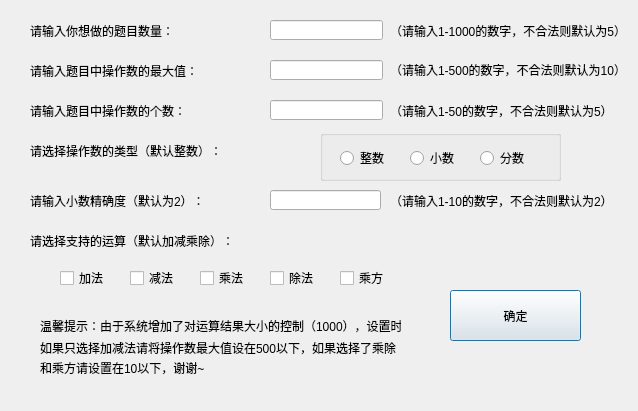
<?xml version="1.0" encoding="UTF-8"?>
<ui version="4.0">
 <class>Setting</class>
 <widget class="QDialog" name="Setting">
  <property name="geometry">
   <rect>
    <x>0</x>
    <y>0</y>
    <width>638</width>
    <height>411</height>
   </rect>
  </property>
  <property name="windowTitle">
   <string>Dialog</string>
  </property>
  <widget class="QLabel" name="label_2">
   <property name="geometry">
    <rect>
     <x>30</x>
     <y>60</y>
     <width>221</width>
     <height>21</height>
    </rect>
   </property>
   <property name="styleSheet">
    <string notr="true">font: 12pt &quot;Adobe Devanagari&quot;;</string>
   </property>
   <property name="text">
    <string>请输入题目中操作数的最大值：</string>
   </property>
  </widget>
  <widget class="QLabel" name="label_3">
   <property name="geometry">
    <rect>
     <x>30</x>
     <y>100</y>
     <width>211</width>
     <height>21</height>
    </rect>
   </property>
   <property name="styleSheet">
    <string notr="true">font: 12pt &quot;Adobe Devanagari&quot;;</string>
   </property>
   <property name="text">
    <string>请输入题目中操作数的个数：</string>
   </property>
  </widget>
  <widget class="QLineEdit" name="lineEdit_2">
   <property name="geometry">
    <rect>
     <x>270</x>
     <y>60</y>
     <width>113</width>
     <height>20</height>
    </rect>
   </property>
  </widget>
  <widget class="QLineEdit" name="lineEdit">
   <property name="geometry">
    <rect>
     <x>270</x>
     <y>20</y>
     <width>113</width>
     <height>20</height>
    </rect>
   </property>
  </widget>
  <widget class="QLabel" name="label_8">
   <property name="geometry">
    <rect>
     <x>390</x>
     <y>60</y>
     <width>241</width>
     <height>20</height>
    </rect>
   </property>
   <property name="text">
    <string>（请输入1-500的数字，不合法则默认为10）</string>
   </property>
  </widget>
  <widget class="QLineEdit" name="lineEdit_5">
   <property name="geometry">
    <rect>
     <x>270</x>
     <y>190</y>
     <width>111</width>
     <height>20</height>
    </rect>
   </property>
  </widget>
  <widget class="QCheckBox" name="checkBox_2">
   <property name="geometry">
    <rect>
     <x>130</x>
     <y>270</y>
     <width>71</width>
     <height>16</height>
    </rect>
   </property>
   <property name="text">
    <string>减法</string>
   </property>
  </widget>
  <widget class="QCheckBox" name="checkBox_3">
   <property name="geometry">
    <rect>
     <x>200</x>
     <y>270</y>
     <width>71</width>
     <height>16</height>
    </rect>
   </property>
   <property name="text">
    <string>乘法</string>
   </property>
  </widget>
  <widget class="QCheckBox" name="checkBox_4">
   <property name="geometry">
    <rect>
     <x>270</x>
     <y>270</y>
     <width>71</width>
     <height>16</height>
    </rect>
   </property>
   <property name="text">
    <string>除法</string>
   </property>
  </widget>
  <widget class="QLabel" name="label">
   <property name="geometry">
    <rect>
     <x>30</x>
     <y>20</y>
     <width>191</width>
     <height>21</height>
    </rect>
   </property>
   <property name="styleSheet">
    <string notr="true">font: 12pt &quot;Adobe Devanagari&quot;;</string>
   </property>
   <property name="text">
    <string>请输入你想做的题目数量：</string>
   </property>
  </widget>
  <widget class="QLabel" name="label_5">
   <property name="geometry">
    <rect>
     <x>30</x>
     <y>190</y>
     <width>241</width>
     <height>21</height>
    </rect>
   </property>
   <property name="styleSheet">
    <string notr="true">font: 12pt &quot;Adobe Devanagari&quot;;</string>
   </property>
   <property name="text">
    <string>请输入小数精确度（默认为2）：</string>
   </property>
  </widget>
  <widget class="QLabel" name="label_6">
   <property name="geometry">
    <rect>
     <x>30</x>
     <y>230</y>
     <width>261</width>
     <height>21</height>
    </rect>
   </property>
   <property name="styleSheet">
    <string notr="true">font: 12pt &quot;Adobe Devanagari&quot;;</string>
   </property>
   <property name="text">
    <string>请选择支持的运算（默认加减乘除）：</string>
   </property>
  </widget>
  <widget class="QLineEdit" name="lineEdit_3">
   <property name="geometry">
    <rect>
     <x>270</x>
     <y>100</y>
     <width>113</width>
     <height>20</height>
    </rect>
   </property>
  </widget>
  <widget class="QCheckBox" name="checkBox_5">
   <property name="geometry">
    <rect>
     <x>340</x>
     <y>270</y>
     <width>71</width>
     <height>16</height>
    </rect>
   </property>
   <property name="text">
    <string>乘方</string>
   </property>
  </widget>
  <widget class="QLabel" name="label_7">
   <property name="geometry">
    <rect>
     <x>390</x>
     <y>20</y>
     <width>241</width>
     <height>21</height>
    </rect>
   </property>
   <property name="text">
    <string>（请输入1-1000的数字，不合法则默认为5）</string>
   </property>
  </widget>
  <widget class="QCheckBox" name="checkBox">
   <property name="geometry">
    <rect>
     <x>60</x>
     <y>270</y>
     <width>71</width>
     <height>16</height>
    </rect>
   </property>
   <property name="text">
    <string>加法</string>
   </property>
  </widget>
  <widget class="QLabel" name="label_4">
   <property name="geometry">
    <rect>
     <x>30</x>
     <y>140</y>
     <width>261</width>
     <height>21</height>
    </rect>
   </property>
   <property name="styleSheet">
    <string notr="true">font: 12pt &quot;Adobe Devanagari&quot;;</string>
   </property>
   <property name="text">
    <string>请选择操作数的类型（默认整数）：</string>
   </property>
  </widget>
  <widget class="QLabel" name="label_9">
   <property name="geometry">
    <rect>
     <x>390</x>
     <y>100</y>
     <width>231</width>
     <height>21</height>
    </rect>
   </property>
   <property name="text">
    <string>（请输入1-50的数字，不合法则默认为5）</string>
   </property>
  </widget>
  <widget class="QPushButton" name="pushButton">
   <property name="geometry">
    <rect>
     <x>450</x>
     <y>290</y>
     <width>131</width>
     <height>51</height>
    </rect>
   </property>
   <property name="styleSheet">
    <string notr="true">font: 12pt &quot;Adobe Devanagari&quot;;</string>
   </property>
   <property name="text">
    <string>确定</string>
   </property>
  </widget>
  <widget class="QGroupBox" name="groupBox">
   <property name="geometry">
    <rect>
     <x>320</x>
     <y>130</y>
     <width>241</width>
     <height>51</height>
    </rect>
   </property>
   <property name="title">
    <string/>
   </property>
   <widget class="QRadioButton" name="radioButton">
    <property name="geometry">
     <rect>
      <x>20</x>
      <y>20</y>
      <width>89</width>
      <height>16</height>
     </rect>
    </property>
    <property name="text">
     <string>整数</string>
    </property>
   </widget>
   <widget class="QRadioButton" name="radioButton_1">
    <property name="geometry">
     <rect>
      <x>90</x>
      <y>20</y>
      <width>89</width>
      <height>16</height>
     </rect>
    </property>
    <property name="text">
     <string>小数</string>
    </property>
   </widget>
   <widget class="QRadioButton" name="radioButton_2">
    <property name="geometry">
     <rect>
      <x>160</x>
      <y>20</y>
      <width>89</width>
      <height>16</height>
     </rect>
    </property>
    <property name="text">
     <string>分数</string>
    </property>
   </widget>
  </widget>
  <widget class="QLabel" name="label_10">
   <property name="geometry">
    <rect>
     <x>390</x>
     <y>190</y>
     <width>231</width>
     <height>21</height>
    </rect>
   </property>
   <property name="text">
    <string>（请输入1-10的数字，不合法则默认为2）</string>
   </property>
  </widget>
  <widget class="QWidget" name="widget" native="true">
   <property name="geometry">
    <rect>
     <x>40</x>
     <y>310</y>
     <width>361</width>
     <height>80</height>
    </rect>
   </property>
   <widget class="QLabel" name="label_11">
    <property name="geometry">
     <rect>
      <x>0</x>
      <y>0</y>
      <width>391</width>
      <height>31</height>
     </rect>
    </property>
    <property name="text">
     <string>温馨提示：由于系统增加了对运算结果大小的控制（1000），设置时</string>
    </property>
   </widget>
   <widget class="QLabel" name="label_12">
    <property name="geometry">
     <rect>
      <x>0</x>
      <y>30</y>
      <width>411</width>
      <height>16</height>
     </rect>
    </property>
    <property name="text">
     <string>如果只选择加减法请将操作数最大值设在500以下，如果选择了乘除</string>
    </property>
   </widget>
   <widget class="QLabel" name="label_13">
    <property name="geometry">
     <rect>
      <x>0</x>
      <y>50</y>
      <width>191</width>
      <height>16</height>
     </rect>
    </property>
    <property name="text">
     <string>和乘方请设置在10以下，谢谢~</string>
    </property>
   </widget>
  </widget>
 </widget>
 <resources/>
 <connections/>
</ui>
